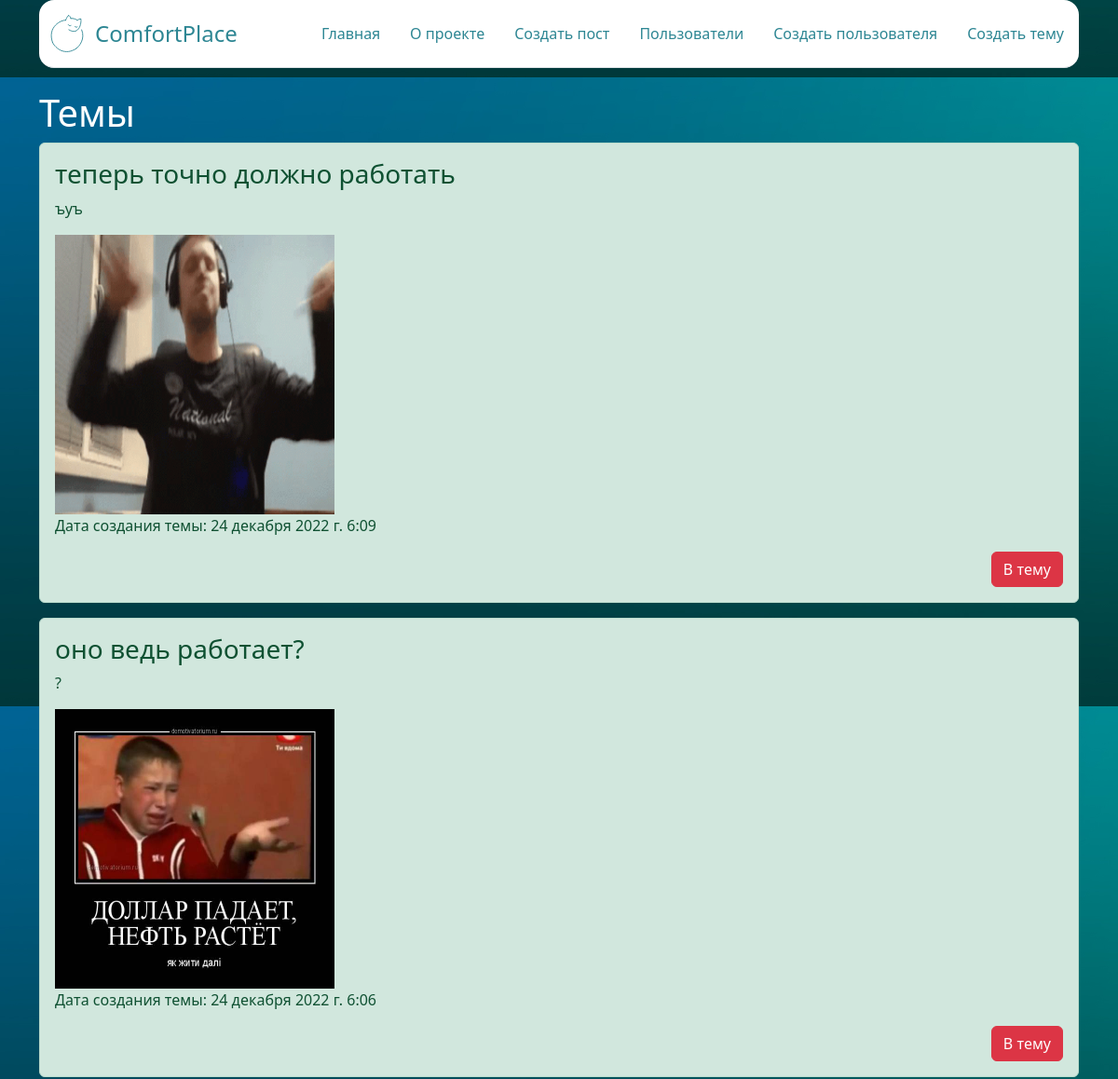
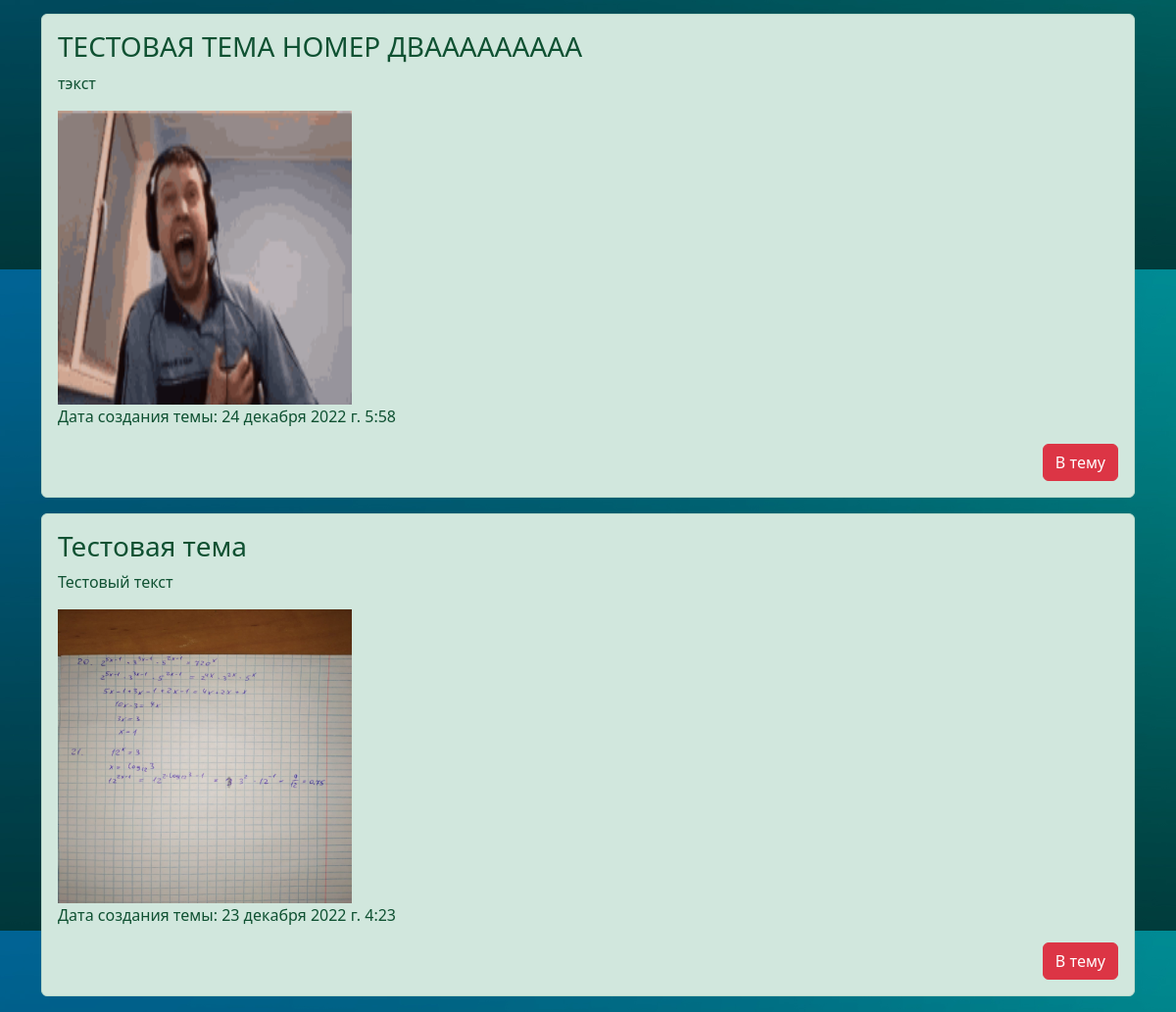
The app's page /main with its own data (2 pictures, top to bottom).
### main/models.py (models this page shows, shortened)
class Theme(models.Model):
    header = models.CharField(max_length=100, db_index=True)
    media = models.ImageField(upload_to='communication_pictures/themes/%Y/%m/%d/')
    text = models.TextField(max_length=500)
    time_create = models.DateTimeField(auto_now_add=True)
    time_update = models.DateTimeField(auto_now=True)
    class Meta:
        verbose_name = 'Тема'
        verbose_name_plural = 'Темы'
    def get_absolute_url(self):
        return reverse('theme', kwargs={'theme_id': self.pk})

### main/views.py (the view)
# urls.py: path('main', views.index, name='index'),
def index(request):
    themes = Theme.objects.order_by('-id')
    context = {'title': 'Главная страница', 'themes': themes}
    return render(request, 'main/index.html', context)

### main/templates/main/index.html (shortened to what this page needs)
{% extends 'main/base.html' %}
{% block content %}
<h1 class="text-white">Темы</h1>
{% if themes %}
{% for theme in themes %}
<div class="alert-success alert mt-2">
    <h3>{{ theme.header }}</h3>
    <p>{{ theme.text }}</p>
    <img src="{{ theme.media.url }}" alt="Медиа-вложение темы" width="300" height="300">
    <p>Дата создания темы: {{ theme.time_create }}</p>
    <div style="display: flex; justify-content: flex-end">
        <a href="{{ theme.get_absolute_url }}" class="btn btn-danger" style="margin-left: auto">В тему</a>
    </div>
</div>
{% endfor %}
{% else %}
<div class="alert-danger alert mt-2">
    <p>Тем нет</p>
</div>
{% endif %}
{% endblock %}

### main/templates/main/base.html (shortened to what this page needs)
{% load static %}
<!doctype html>
<html lang="en">
<head>
    <link rel="stylesheet" href="https://cdn.jsdelivr.net/npm/bootstrap@5.2.2/dist/css/bootstrap.min.css"
>
    <link type="text/css" rel="stylesheet" href="{% static 'main/css/styles.css' %}">
</head>
<body>
<div class="container">
    <header class="d-flex flex-wrap justify-content-center py-3 mb-4 border-bottom bg-white rounded-4">
        <a href="/" class="d-flex align-items-center mb-3 mb-md-0 me-md-auto text-dark text-decoration-none">
            <span class="fs-4" style="color: #2D8693;">ComfortPlace</span>
        </a>
        <ul class="nav nav-pills">
            <li class="nav-item"><a href="{% url 'index' %}" class="nav-link" style="color: #2D8693;"
                                    aria-current="page">Главная</a></li>
            <li class="nav-item"><a href="{% url 'about-us' %}" style="color: #2D8693;" class="nav-link">О проекте</a>
            </li>
            <li class="nav-item"><a href="{% url 'new-post' %}" style="color: #2D8693;" class="nav-link">Создать
                пост</a></li>
            <li class="nav-item"><a href="{% url 'users' %}" style="color: #2D8693;" class="nav-link">Пользователи</a>
            </li>
            <li class="nav-item"><a href="{% url 'new-user' %}" style="color: #2D8693;" class="nav-link">Создать пользователя</a></li>
            <li class="nav-item"><a href="{% url 'new-theme' %}" style="color: #2D8693;" class="nav-link">Создать тему</a></li>
        </ul>
    </header>
</div>
<div class="container">{% block content %}{% endblock %}</div>
</body>
</html>

### main/static/main/css/styles.css (style rules this page uses)
body { background: url("../media/technical/background.jpg") repeat fixed center center; background-size: 100%; }

### records on screen
Theme: header "теперь точно должно работать", text "ъуъ", media (picture), time_create "24 декабря 2022 г. 6:09"
Theme: header "оно ведь работает?", text "?", media (picture), time_create "24 декабря 2022 г. 6:06"
Theme: header "ТЕСТОВАЯ ТЕМА НОМЕР ДВААААААААА", text "тэкст", media (picture), time_create "24 декабря 2022 г. 5:58"
Theme: header "Тестовая тема", text "Тестовый текст", media (picture), time_create "23 декабря 2022 г. 4:23"
